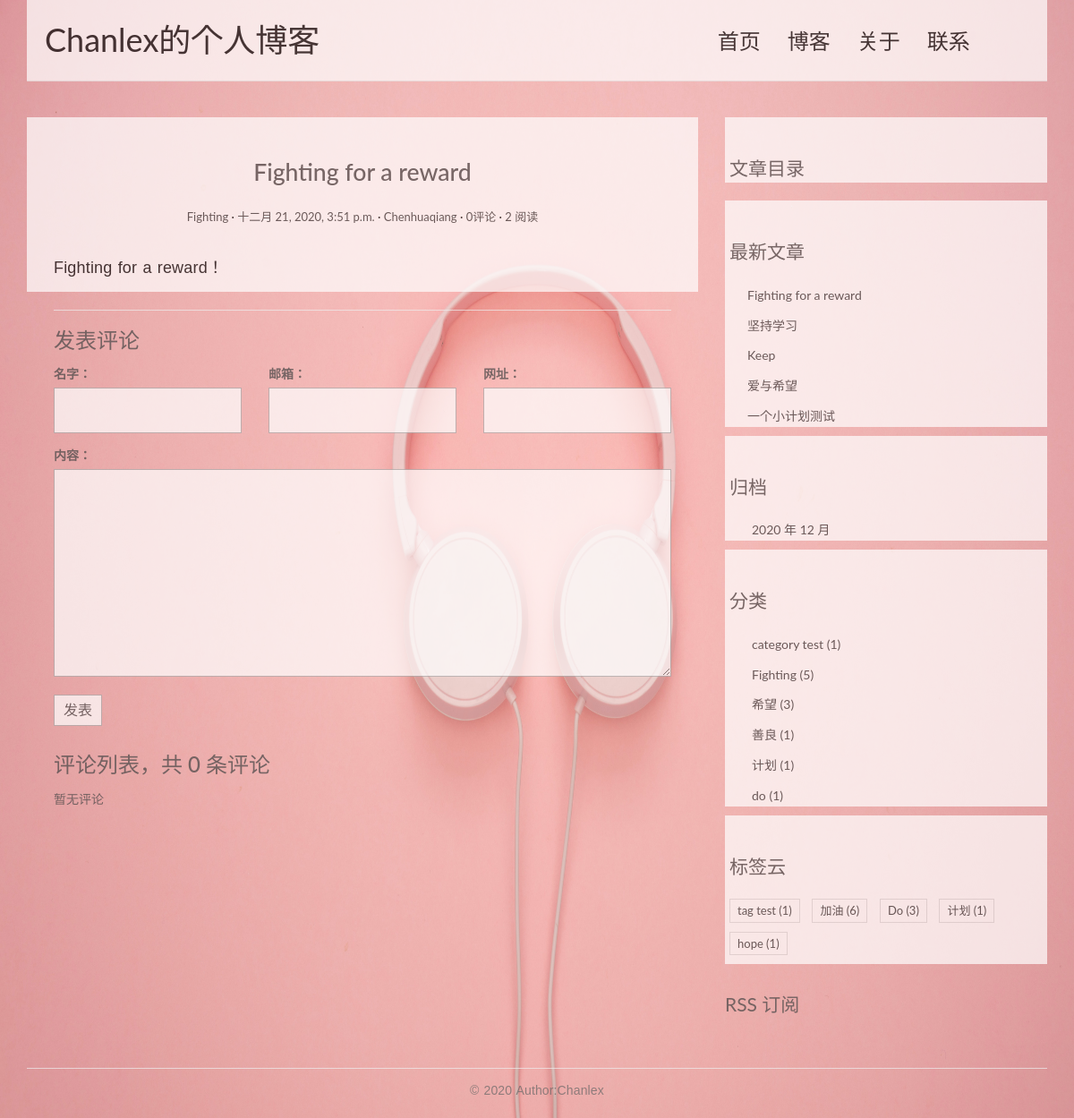
The page /posts/16/ on the database its author committed.
### blog/models.py (models this page shows, shortened)
class Post(models.Model):
    views = models.PositiveIntegerField(default=0, editable=False)
    title = models.CharField('标题', max_length=70)
    body = models.TextField('正文')
    created_time = models.DateTimeField('创建时间', default=timezone.now)
    modified_time = models.DateTimeField('修改时间')
    excerpt = models.CharField('摘要', max_length=200, blank=True)
    category = models.ForeignKey(Category, verbose_name='分类', on_delete=models.CASCADE)
    tags = models.ManyToManyField(Tag, verbose_name='标签', blank=True)
    author = models.ForeignKey(User, verbose_name='作者', on_delete=models.CASCADE)
    class Meta:
        verbose_name = '文章'
        verbose_name_plural = verbose_name
        ordering = ['-created_time']
    def save(self, *args, **kwargs):
        self.modified_time = timezone.now()
        md = markdown.Markdown(extensions=[
            'markdown.extensions.extra',
            'markdown.extensions.codehilite',
        ])
        self.excerpt = strip_tags(md.convert(self.body))[:54]
        super().save(*args, **kwargs)
    def get_absolute_url(self):
        return reverse('blog:detail', kwargs={'pk': self.pk})
    def increase_views(self):
        self.views += 1
        self.save(update_fields=['views'])

class Category(models.Model):
    name = models.CharField(max_length=100)
    class Meta:
        verbose_name = '分类'
        verbose_name_plural = verbose_name

class Tag(models.Model):
    name = models.CharField(max_length=100)
    class Meta:
        verbose_name = '标签'
        verbose_name_plural = verbose_name

### blog/views.py (the view)
# urls.py: path('posts/<int:pk>/', views.detail, name='detail'),
def detail(request, pk):
    post = get_object_or_404(Post, pk=pk)
    post.increase_views()
    md = markdown.Markdown(extensions=[
        'markdown.extensions.extra',
        'markdown.extensions.codehilite',
        TocExtension(slugify=slugify),
    ])
    post.body = md.convert(post.body)
    return render(request, 'blog/detail.html', {'post': post, 'toc': md.toc})

### comments/forms.py
class CommentForm(forms.ModelForm):
    class Meta:
        model = Comment
        fields = ['name', 'email', 'url', 'text']

### blog/templatetags/blog_extras.py (called while the page is built)
@register.inclusion_tag('blog/inclusions/_recent_posts.html', takes_context=True)
def show_recent_posts(context, num=5):
    return {
        'recent_post_list': Post.objects.all().order_by('-created_time')[:num],
    }

@register.inclusion_tag('blog/inclusions/_archives.html', takes_context=True)
def show_archives(context):
    return {
        'date_list': Post.objects.dates('created_time', 'month', order='DESC'),
    }

@register.inclusion_tag('blog/inclusions/_categories.html', takes_context=True)
def show_categories(context):
    return {
        'category_list': Category.objects.annotate(num_posts=Count('post')),
    }

@register.inclusion_tag('blog/inclusions/_tags.html', takes_context=True)
def show_tags(context):
    return {
        'tag_list': Tag.objects.annotate(num_posts=Count('post')),
    }

### comments/templatetags/comments_extras.py (called while the page is built)
@register.inclusion_tag('comments/inclusions/_form.html', takes_context=True)
def show_comment_form(context, post, form=None):
    if form is None:
        form = CommentForm()
    return {
        'form': form,
        'post': post,
    }

@register.inclusion_tag('comments/inclusions/_list.html', takes_context=True)
def show_comments(context, post):
    comment_list = post.comment_set.all().order_by('-created_time')
    comment_count = comment_list.count()
    return {
        'comment_count': comment_count,
        'comment_list': comment_list,
    }

### templates/blog/detail.html (shortened to what this page needs)
{% extends 'blog/base.html' %}
{% load comments_extras %}
{% block main %}
    <article class="post post-{{ post.pk }}">
        <header class="entry-header">
            <h1 class="entry-title">{{ post.title }}</h1>
            <div class="entry-meta">
                <span class="post-category"><a href="#">{{ post.category.name }}</a></span>
                <span class="post-date"><a href="#"><time class="entry-date"
                                                          datetime="{{ post.created_time }}">{{ post.created_time }}</time></a></span>
                <span class="post-author"><a href="#">{{ post.author }}</a></span>
                <span class="comments-link"><a href="#comment-area">{{ post.comment_set.count }}评论</a></span>
                <span class="views-count"><a href="#">{{ post.views }} 阅读</a></span>
            </div>
        </header>
        <div class="entry-content clearfix">
            {{ post.body|safe }}
        </div>
    </article>
    <section class="comment-area" id="comment-area">
        <hr>
        <h3>发表评论</h3>
        {% show_comment_form post %}
        <div class="comment-list-panel">
            {% show_comments post %}
        </div>
    </section>
{% endblock main %}
{% block toc %}
    <div class="widget widget-content">
        <h3 class="widget-title" style="margin-left: 5px">文章目录</h3>
    </div>
{% endblock toc %}

### templates/blog/inclusions/_recent_posts.html
<div class="widget widget-recent-posts">
  <h3 class="widget-title" style="margin-left: 5px">最新文章</h3>
  <ul style="margin-left: 5px">
    {% for post in recent_post_list %}
      <li>
        <a href="{{ post.get_absolute_url }}" >{{ post.title }}</a>
      </li>
    {% empty %}
      暂无文章！
    {% endfor %}
  </ul>
</div>

### templates/blog/inclusions/_categories.html
<div class="widget widget-category">
  <h3 class="widget-title" style="margin-left: 5px">分类</h3>
  <ul style="margin-left: 5px">
    {% for category in category_list %}
      <li>
        <a href="{% url 'blog:category' category.pk %}">{{ category.name }} <span class="post-count">({{ category.num_posts }})</span></a>
      </li>
    {% empty %}
      暂无分类！
    {% endfor %}
  </ul>
</div>

### templates/blog/inclusions/_tags.html
<div class="widget widget-tag-cloud">
  <h3 class="widget-title" style="margin-left: 5px">标签云</h3>
  <ul style="margin-left: 5px">
    {% for tag in tag_list %}
      <li>
        <a href="{% url 'blog:tag' tag.pk %}">{{ tag.name }} <span class="post-count">({{ tag.num_posts }})</span></a>
      </li>
    {% empty %}
      暂无标签！
    {% endfor %}
  </ul>
</div>

### blog/static/blog/css/custom.css (style rules this page uses)
* { outline: none; }
h1, h2, h3, h4, h5, h6 { margin-top: 0; }
a { color: #333; }
body { color: #444; font-family: 'Lato', sans-serif; }
p { font-family: 'Ubuntu', sans-serif; font-weight: 400; word-spacing: 1px; letter-spacing: 0.01em; }
.post { background: #fff; padding: 30px 30px 0; }
.entry-title { text-align: center; font-size: 1.9em; margin-bottom: 20px; line-height: 1.6; padding: 10px 20px 0; }
.entry-meta { text-align: center; color: #DDDDDD; font-size: 13px; margin-bottom: 30px; }
.entry-content { font-size: 18px; line-height: 1.9; font-weight: 300; color: #000; }
.post-category::after, .post-date::after, .post-author::after, .comments-link::after { content: ' ·'; color: #000; }
.widget { background: #fff; padding: 30px 0 0; }
.widget-title { font-size: 1.5em; margin-bottom: 20px; line-height: 1.6; padding: 10px 0 0; font-weight: 400; }
.widget-recent-posts ul { padding: 0; margin: 0; padding-left: 20px; }
.widget-recent-posts ul li { list-style-type: none; position: relative; line-height: 170%; margin-bottom: 10px; }
.widget-recent-posts ul li::before { content: '\f3d3'; font-family: "Ionicons"; position: absolute; left: -17px; top: 3px; font-size: 16px; color: #000; }
.widget-category ul { padding: 0; margin: 0; padding-left: 25px; }
.widget-category ul li { list-style-type: none; position: relative; line-height: 170%; margin-bottom: 10px; }
.widget-category ul li::before { content: '\f3fe'; font-family: "Ionicons"; position: absolute; left: -25px; top: 1px; font-size: 18px; color: #000; }
.widget-tag-cloud ul { padding: 0; margin: 0; margin-right: -10px; }
.widget-tag-cloud ul li { list-style-type: none; font-size: 13px; display: inline-block; margin-right: 10px; margin-bottom: 10px; padding: 3px 8px; border: 1px solid #ddd; }
.contact-form input, .comment-form input { border: 1px solid #aaa; margin-bottom: 15px; width: 100%; padding: 15px 15px; font-size: 16px; line-height: 100%; transition: 0.4s border-color linear; }
.contact-form textarea, .comment-form textarea { border: 1px solid #aaa; margin-bottom: 15px; width: 100%; padding: 15px 15px; font-size: 16px; line-height: 20px !important; min-height: 183px; transition: 0.4s border-color linear; }
.comment-area { padding: 0 30px 0; }
.comment-list-panel { margin-top: 30px; }

### rows shown on the page
Post: title "Fighting for a reward", category.name "Fighting", created_time "十二月 21, 2020, 3:51 p.m.", author "Chenhuaqiang", comment_set.count "0", views "2", body "Fighting for a reward！"
Post: title "坚持学习"
Post: title "Keep"
Post: title "爱与希望"
Post: title "一个小计划测试"
Category: name "category test", num_posts "1"
Category: name "Fighting", num_posts "5"
Category: name "希望", num_posts "3"
Category: name "善良", num_posts "1"
Category: name "计划", num_posts "1"
Category: name "do", num_posts "1"
Tag: name "tag test", num_posts "1"
Tag: name "加油", num_posts "6"
Tag: name "Do", num_posts "3"
Tag: name "计划", num_posts "1"
Tag: name "hope", num_posts "1"

### other values the page prints
{{ comment_count }} "0"
{{ date.year }} "2020"
{{ date.month }} "12"
